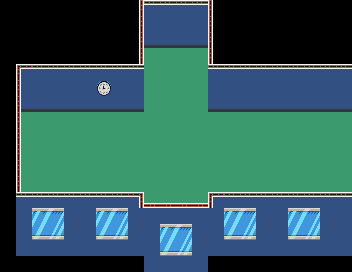

This game map was drawn from its Tiled (.tmx) file and the tilesets committed beside it. A one-line description and the full map source follow:
An orthogonal 22x17 tile map with 16x16 px tiles, 3 tile layers (tileLayerGround, tileLayerWalls, tileLayerWallsFG), 2 tilesets and 10 objects (4x arquivo, planta, triggerDialog, Player, ennemySpawner, ...).

<map version="1.0" tiledversion="2018.01.23" orientation="orthogonal" renderorder="right-down" width="22" height="17" tilewidth="16" tileheight="16" infinite="0" nextobjectid="16">
 <tileset firstgid="1" source="escritorio.tsx" />
 <tileset firstgid="881" source="objetos.tsx" />
 <layer name="tileLayerGround" width="22" height="17">
  <data encoding="csv">
0,0,0,0,0,0,0,0,0,300,300,300,300,0,0,0,0,0,0,0,0,0,
0,0,0,0,0,0,0,0,0,300,300,300,300,0,0,0,0,0,0,0,0,0,
0,0,0,0,0,0,0,0,0,300,300,300,300,0,0,0,0,0,0,0,0,0,
0,0,0,0,0,0,0,0,0,300,300,300,300,0,0,0,0,0,0,0,0,0,
0,300,300,300,300,300,300,300,300,300,300,300,300,300,300,300,300,300,300,300,300,300,
0,300,300,300,300,300,300,300,300,300,300,300,300,300,300,300,300,300,300,300,300,300,
0,300,300,300,300,300,300,300,300,300,300,300,300,300,300,300,300,300,300,300,300,300,
0,300,300,300,300,300,300,300,300,300,300,300,300,300,300,300,300,300,300,300,300,300,
0,300,300,300,300,300,300,300,300,300,300,300,300,300,300,300,300,300,300,300,300,300,
0,300,300,300,300,300,300,300,300,300,300,300,300,300,300,300,300,300,300,300,300,300,
0,300,300,300,300,300,300,300,300,300,300,300,300,300,300,300,300,300,300,300,300,300,
0,300,300,300,300,300,300,300,300,300,300,300,300,300,300,300,300,300,300,300,300,300,
0,300,300,300,300,300,300,300,300,300,300,300,300,300,300,300,300,300,300,300,300,300,
0,300,300,300,300,300,300,300,300,300,300,300,300,300,300,300,300,300,300,300,300,300,
0,300,300,300,300,300,300,300,300,300,300,300,300,300,300,300,300,300,300,300,300,300,
0,300,300,300,300,300,300,300,300,300,300,300,300,300,300,300,300,300,300,300,300,300,
0,0,0,0,0,0,0,0,0,300,300,300,300,0,0,0,0,0,0,0,0,0
</data>
 </layer>
 <layer name="tileLayerWalls" width="22" height="17">
  <properties>
   <property name="collidable" value="true" />
  </properties>
  <data encoding="csv">
0,0,0,0,0,0,0,0,506,385,385,385,385,504,0,0,0,0,0,0,0,0,
0,0,0,0,0,0,0,0,506,425,425,425,425,504,0,0,0,0,0,0,0,0,
0,0,0,0,0,0,0,0,506,465,465,465,465,504,0,0,0,0,0,0,0,0,
0,0,0,0,0,0,0,0,506,0,0,0,0,504,0,0,0,0,0,0,0,0,
0,384,385,385,385,385,385,385,385,0,0,0,0,385,385,385,385,385,385,385,385,385,
0,424,425,425,425,425,77,425,425,0,0,0,0,425,425,425,425,425,425,425,425,425,
0,464,465,465,465,465,465,465,465,0,0,0,0,465,465,465,465,465,465,465,465,465,
0,504,0,0,0,0,0,0,0,0,0,0,0,0,0,0,0,0,0,0,0,0,
0,504,0,0,0,0,0,0,0,0,0,0,0,0,0,0,0,0,0,0,0,0,
0,504,0,0,0,0,0,0,0,0,0,0,0,0,0,0,0,0,0,0,0,0,
0,504,0,0,0,0,0,0,0,0,0,0,0,0,0,0,0,0,0,0,0,0,
0,504,0,0,0,0,0,0,0,0,0,0,0,0,0,0,0,0,0,0,0,0,
0,385,385,385,385,385,385,385,386,545,545,545,545,384,385,385,385,385,385,385,385,385,
0,425,356,357,425,425,356,357,425,425,471,471,425,425,356,357,425,425,356,357,425,425,
0,425,396,397,425,425,396,397,425,425,356,357,425,425,396,397,425,425,396,397,425,425,
0,425,425,425,425,425,425,425,425,425,396,397,425,425,425,425,425,425,425,425,425,425,
0,0,0,0,0,0,0,0,0,471,471,471,471,0,0,0,0,0,0,0,0,0
</data>
 </layer>
 <objectgroup name="objDecoracao">
  <object id="9" name="arquivo" gid="881" x="155" y="200" width="192" height="192" />
  <object id="10" name="arquivo" gid="881" x="175" y="200" width="192" height="192" />
  <object id="11" name="arquivo" gid="881" x="215" y="200" width="192" height="192" />
  <object id="12" name="arquivo" gid="881" x="195" y="200" width="192" height="192" />
  <object id="14" name="planta" gid="882" x="134" y="204" width="192" height="192" />
  <object id="15" gid="884" x="-49.6667" y="200.667" width="192" height="192" />
 </objectgroup>
 <objectgroup name="objLayer">
  <object id="5" name="triggerDialog" gid="219" x="58.5" y="195.166" width="65.3333" height="88.6667">
   <properties>
    <property name="ennemyType" value="idle" />
    <property name="id" value="0" />
    <property name="msg" value="-Hey! &amp; -They know about your project! You have to go! Avoid The agents!" />
    <property name="msgfr" value="-Ils savent sur LE projet! Evitez les agents! Vaszyy!!!" />
    <property name="spawnEnnemy" type="int" value="0" />
    <property name="type" value="trigger" />
   </properties>
  </object>
  <object id="6" name="Player" gid="180" x="27.3333" y="158.667" width="16" height="16" />
  <object id="7" name="ennemySpawner" gid="220" x="167.333" y="64.6667" width="16" height="16">
   <properties>
    <property name="id" type="int" value="0" />
   </properties>
  </object>
  <object id="8" name="Exit" type="trigger" x="339.773" y="155">
   <point />
  </object>
 </objectgroup>
 <layer name="tileLayerWallsFG" width="22" height="17">
  <data encoding="csv">
0,0,0,0,0,0,0,0,0,0,0,0,0,0,0,0,0,0,0,0,0,0,
0,0,0,0,0,0,0,0,0,0,0,0,0,0,0,0,0,0,0,0,0,0,
0,0,0,0,0,0,0,0,0,0,0,0,0,0,0,0,0,0,0,0,0,0,
0,0,0,0,0,0,0,0,0,0,0,0,0,0,0,0,0,0,0,0,0,0,
0,0,0,0,0,0,0,0,0,0,0,0,0,0,0,0,0,0,0,0,0,0,
0,0,0,0,0,0,0,0,0,0,0,0,0,0,0,0,0,0,0,0,0,0,
0,0,0,0,0,0,0,0,0,0,0,0,0,0,0,0,0,0,0,0,0,0,
0,0,0,0,0,0,0,0,0,0,0,0,0,0,0,0,0,0,0,0,0,0,
0,0,0,0,0,0,0,0,0,0,0,0,0,0,0,0,0,0,0,0,0,0,
0,0,0,0,0,0,0,0,0,0,0,0,0,0,0,0,0,0,0,0,0,0,
0,0,0,0,0,0,0,0,0,0,0,0,0,0,0,0,0,0,0,0,0,0,
0,0,0,0,0,0,0,0,0,0,0,0,0,0,0,0,0,0,0,0,0,0,
0,0,0,0,0,0,0,0,0,0,0,0,0,0,0,0,0,0,0,0,0,0,
0,0,0,0,0,0,0,0,0,0,0,0,0,0,0,0,0,0,0,0,0,0,
0,0,0,0,0,0,0,0,0,0,0,0,0,0,0,0,0,0,0,0,0,0,
0,0,0,0,0,0,0,0,0,0,0,0,0,0,0,0,0,0,0,0,0,0,
0,0,0,0,0,0,0,0,0,0,0,0,0,0,0,0,0,0,0,0,0,0
</data>
 </layer>
</map>
